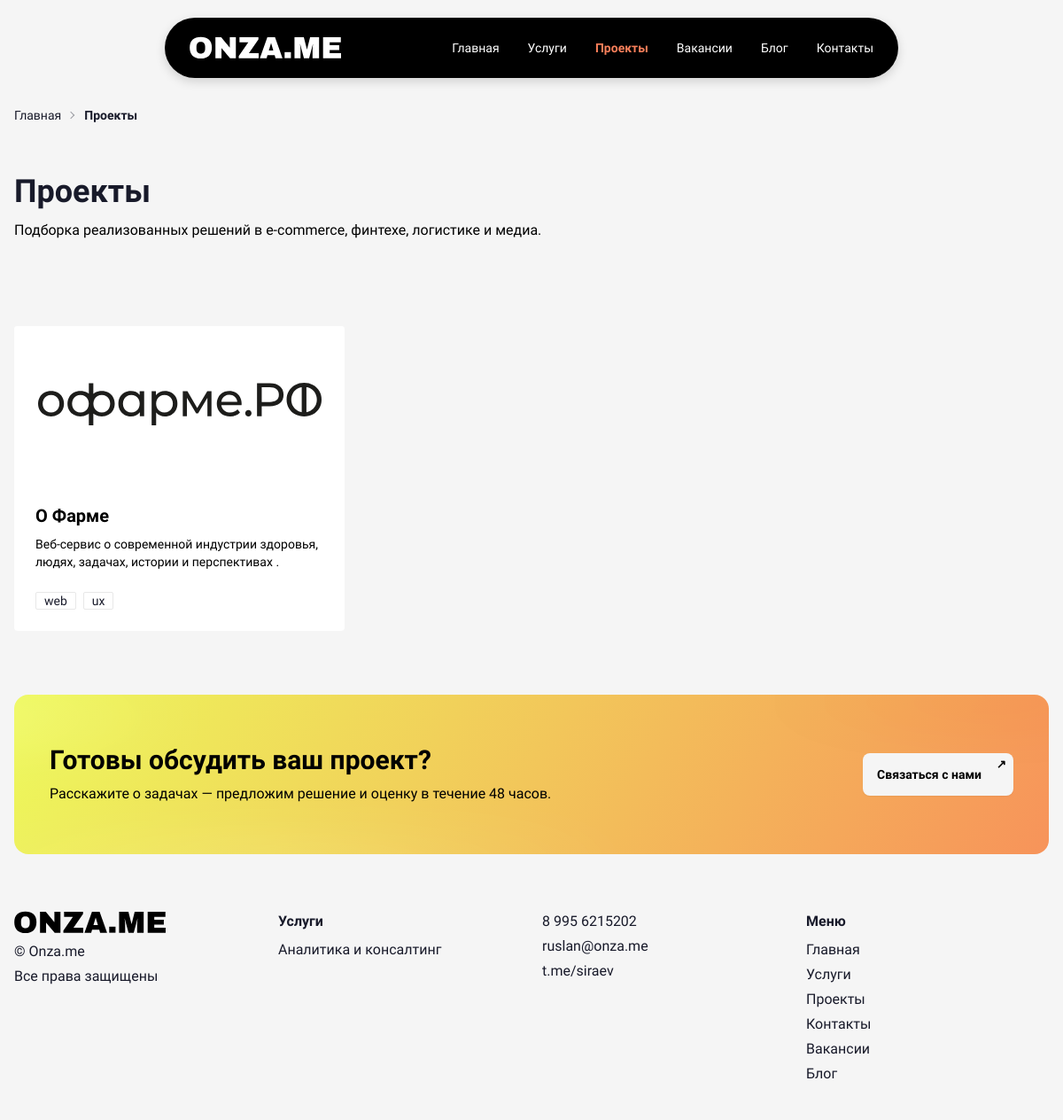
/projects/index.php, run on the app's committed database.
### tables this page shows
CREATE TABLE projects (
        id INTEGER PRIMARY KEY AUTOINCREMENT,
        title TEXT NOT NULL,
        description TEXT NOT NULL,
        link TEXT NOT NULL,
        logo_path TEXT NOT NULL,
        tags TEXT NOT NULL,
        display_order INTEGER DEFAULT 0,
        created_at DATETIME DEFAULT CURRENT_TIMESTAMP,
        updated_at DATETIME DEFAULT CURRENT_TIMESTAMP
    , what_done TEXT DEFAULT '', technologies TEXT DEFAULT '', website TEXT DEFAULT '', subtitle TEXT DEFAULT '');

CREATE TABLE services (
        id INTEGER PRIMARY KEY AUTOINCREMENT,
        title TEXT NOT NULL,
        subtitle TEXT NOT NULL,
        detail_subtitle TEXT DEFAULT '',
        slug TEXT UNIQUE NOT NULL,
        display_order INTEGER DEFAULT 0,
        is_active INTEGER DEFAULT 1,
        created_at DATETIME DEFAULT CURRENT_TIMESTAMP,
        updated_at DATETIME DEFAULT CURRENT_TIMESTAMP
    );

### projects/index.php (the view, shortened to what this page needs)
<?php
$db = getDB();
$projects = $db->query("SELECT * FROM projects ORDER BY display_order ASC, id DESC")->fetchAll();
?>
<!doctype html>
<html lang="ru" data-theme="corporate">
  <head>
    <script src="https://cdn.tailwindcss.com"></script>
    <link href="https://cdn.jsdelivr.net/npm/daisyui@4.12.10/dist/full.min.css" rel="stylesheet" />
    <link href="/assets/styles.css" rel="stylesheet" />
  </head>
  <body class="min-h-screen flex flex-col bg-grid">
    <main class="flex-1">
      <nav class="container mx-auto max-w-7xl px-4 pt-6 text-sm" aria-label="Хлебные крошки">
        <div class="breadcrumbs">
          <ul>
            <li><a href="/index.php">Главная</a></li>
            <li class="font-semibold">Проекты</li>
          </ul>
        </div>
      </nav>
      <section class="container mx-auto max-w-7xl px-4 py-12 bw-section">
        <h1 class="text-4xl font-extrabold">Проекты</h1>
        <p class="mt-3 max-w-2xl">Подборка реализованных решений в e‑commerce, финтехе, логистике и медиа.</p>
      </section>
      <section class="bw-section">
        <div class="container mx-auto max-w-7xl px-4 py-12 grid gap-6 sm:grid-cols-2 lg:grid-cols-3">
          <?php if (empty($projects)): ?>
            <div class="col-span-full text-center py-12">
              <p class="text-gray-500">Проекты пока не добавлены.</p>
            </div>
          <?php else: ?>
            <?php foreach ($projects as $project):
              $link = trim($project['link']);
              if (!preg_match('/^https?:\/\//', $link)) {
                if (preg_match('/\.html$/', $link)) {
                  $phpLink = preg_replace('/\.html$/', '.php', $link);
                  $phpFile = __DIR__ . '/' . $phpLink;
                  $htmlFile = __DIR__ . '/' . $link;
                  if (file_exists($phpFile)) {
                    $link = '/projects/' . $phpLink;
                  } elseif (file_exists($htmlFile)) {
                    $link = '/projects/' . $link;
                  } else {
                    $link = '/projects/' . $phpLink;
                  }
                } elseif (!preg_match('/\.(php|html)$/', $link)) {
                  $phpFile = __DIR__ . '/' . $link . '.php';
                  $htmlFile = __DIR__ . '/' . $link . '.html';
                  if (file_exists($phpFile)) {
                    $link = '/projects/' . $link . '.php';
                  } elseif (file_exists($htmlFile)) {
                    $link = '/projects/' . $link . '.html';
                  } else {
                    $link = '/projects/' . $link . '.php';
                  }
                } else {
                  $link = '/projects/' . $link;
                }
              }
              $link = htmlspecialchars($link);
            ?>
              <a class="card card-zoom" href="<?php echo $link; ?>">
                <figure class="bg-white h-44 flex items-center justify-center">
                  <img src="<?php echo htmlspecialchars($project['logo_path']); ?>" alt="<?php echo htmlspecialchars($project['title']); ?>" class="h-12 w-auto object-contain" />
                </figure>
                <div class="card-body flex flex-col">
                  <h3 class="card-title"><?php echo htmlspecialchars($project['title']); ?></h3>
                  <?php if (!empty($project['subtitle'])): ?>
                    <p class="text-sm mb-4"><?php echo htmlspecialchars($project['subtitle']); ?></p>
                  <?php else: ?>
                    <p class="text-sm mb-4"><?php echo htmlspecialchars($project['description']); ?></p>
                  <?php endif; ?>
                  <div class="mt-auto flex flex-wrap gap-2 text-xs">
                    <?php
                    $tags = explode(',', $project['tags']);
                    foreach ($tags as $tag):
                      $tag = trim($tag);
                      if (!empty($tag)):
                        $isUrl = preg_match('/^(https?:\/\/)?([a-zA-Z0-9-]+\.)+[a-zA-Z]{2,}(\/.*)?$/', $tag);
                        if ($isUrl):
                          $url = preg_match('/^https?:\/\//', $tag) ? $tag : 'https://' . $tag;
                    ?>
                      <a href="<?php echo htmlspecialchars($url); ?>" target="_blank" rel="noopener noreferrer" class="badge badge-outline hover:badge-primary"><?php echo htmlspecialchars($tag); ?></a>
                    <?php else: ?>
                      <span class="badge"><?php echo htmlspecialchars($tag); ?></span>
                    <?php
                        endif;
                      endif;
                    endforeach;
                    ?>
                  </div>
                </div>
              </a>
            <?php endforeach; ?>
          <?php endif; ?>
        </div>
      </section>
    </main>
    <?php include __DIR__ . '/../templates/cta.php'; ?>
    <?php include __DIR__ . '/../templates/footer.php'; ?>
  </body>
</html>

### templates/footer.php (shortened to what this page needs)
<?php
if (!function_exists('renderFooterServicesList')) {
    function renderFooterServicesList() {
        try {
            $db = getDB();
            $services = $db->query("SELECT id, title, slug FROM services WHERE is_active = 1 ORDER BY display_order ASC, id ASC LIMIT 10")->fetchAll();
            ?>
            <ul class="mt-2 space-y-1">
                <?php foreach ($services as $svc): ?>
                    <li><a class="link link-hover" href="/services/<?php echo htmlspecialchars($svc['slug']); ?>.php"><?php echo htmlspecialchars($svc['title']); ?></a></li>
                <?php endforeach; ?>
            </ul>
            <?php
            return ob_get_clean();
        } catch (Exception $e) {
            return '';
        }
    }
}
if (!function_exists('generateFooterHtml')) {
    function generateFooterHtml() {
        $footerServicesHtml = renderFooterServicesList();
        ?>
<footer class="bg-white">
    <div class="container mx-auto max-w-7xl px-4 py-10 grid gap-6 md:grid-cols-4 items-start">
        <div>
            <img src="/assets/image/logo.svg" alt="ONZA.ME" class="logo-img mb-2" />
            <div class="mt-2">© Onza.me</div>
            <div class="mt-1">Все права защищены</div>
        </div>
        <div>
            <div class="font-semibold">Услуги</div>
            <?php echo $footerServicesHtml ?: '<ul class="mt-2 space-y-1"><li><a class="link link-hover" href="/services">Услуги</a></li></ul>'; ?>
        </div>
        <div>
            <div><a class="link link-hover" href="tel:+79956215202">8 995 6215202</a></div>
            <div class="mt-1"><a class="link link-hover" href="mailto:ruslan@onza.me">ruslan@onza.me</a></div>
            <div class="mt-1"><a class="link link-hover" href="https://t.me/siraev" target="_blank">t.me/siraev</a></div>
        </div>
        <div>
            <div class="font-semibold">Меню</div>
            <ul class="mt-2 space-y-1">
                <li><a class="link link-hover" href="/index.php">Главная</a></li>
                <li><a class="link link-hover" href="/services">Услуги</a></li>
                <li><a class="link link-hover" href="/projects">Проекты</a></li>
                <li><a class="link link-hover" href="/contacts.php">Контакты</a></li>
                <li><a class="link link-hover" href="/vacancies.php">Вакансии</a></li>
                <li><a class="link link-hover" href="/blog.php">Блог</a></li>
            </ul>
        </div>
    </div>
</footer>
        <?php
        return ob_get_clean();
    }
}
if (!isset($GLOBALS['_footer_functions_only'])) {
    echo generateFooterHtml();
}

### assets/styles.css (style rules this page uses)
:root { --grad-from: 99, 102, 241; --grad-via: 236, 72, 153; --grad-to: 34, 197, 94; --rounded-btn: 0px; }
body { font-family: "Geologica", sans-serif; font-optical-sizing: auto; font-style: normal; font-variation-settings: "slnt" 0, "CRSV" 0, "SHRP" 0; background: #F5F5F5; }
h1, h2, h3 { font-family: "Geologica", sans-serif; font-optical-sizing: auto; font-style: normal; font-variation-settings: "slnt" 0, "CRSV" 0, "SHRP" 0; }
.logo-img { height: 25.6px; width: auto; display: block; }
.card-zoom { transition: transform .35s ease, box-shadow .35s ease; }
.card-body { padding: 1.5rem !important; }
.bw-section { background: #F5F5F5; }
.bw-section h2, .bw-section h3, .bw-section p { color: #000000 !important; }
.bw-section .card { background: #ffffff !important; border: none !important; box-shadow: none; }
.bw-section .card .card-title { color: #000000; }
.bw-section .card-zoom { box-shadow: none !important; }
.bg-white { background-color: #F5F5F5 !important; }
footer.bg-white { background-color: #F5F5F5 !important; }
figure.bg-white { background-color: #ffffff !important; }
a:not(.btn):not(.badge) { text-decoration: none !important; }
a.link, a.link-hover { text-decoration: none !important; }

### data on the page
projects: logo_path (picture), title "О Фарме", subtitle "Веб-сервис о современной индустрии здоровья, людях, задачах, истории и перспективах .", tags "web", tags "ux"
services: title "Аналитика и консалтинг"
